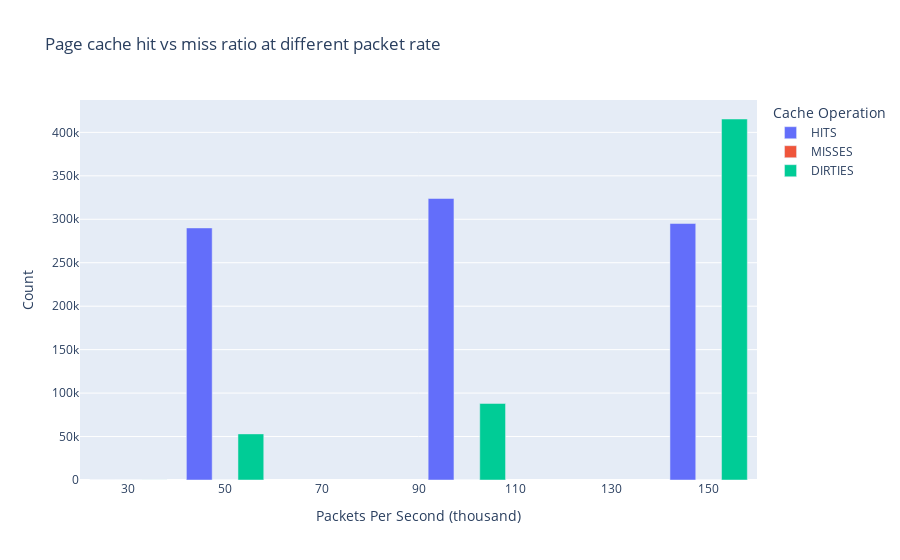

Notebook cell for this chart:
### Code cell
cachestat_df = spark.read.option("basePath", "../ansible/.results").json(
"../ansible/.results/kpps=*/tool=cachestat")
cachestat_fig = px.bar(cachestat_df.toPandas(), x="kpps", y=["HITS", "MISSES", "DIRTIES"], barmode='group',
            title="Page cache hit vs miss ratio at different packet rate",
            labels={
                     "kpps": "Packets Per Second (thousand)",
                     "value": "Count",
                     "variable": "Cache Operation"
                 })
cachestat_fig.update_traces(textfont_size=12, textangle=0, textposition="outside", cliponaxis=False)
cachestat_fig.show()
cachestat_fig.write_image("images/cachestat.jpeg")
with open(html_output_file, 'a') as f:
    f.write(cachestat_fig.to_html(full_html=False, include_plotlyjs='cdn'))

### Figure 1 — Plotly figure (JSON) as saved in the notebook; plotly's stock layout.template omitted (floating-point values rounded to 4 significant figures; data arrays with more than 128 entries replaced by an {"elided": "..."} marker saying what was removed)
{"data": [{"alignmentgroup": "True", "cliponaxis": false, "hovertemplate": "Cache Operation=HITS<br>Packets Per Second (thousand)=%{x}<br>Count=%{y}<extra></extra>", "legendgroup": "HITS", "marker": {"color": "#636efa", "pattern": {"shape": ""}}, "name": "HITS", "offsetgroup": "HITS", "orientation": "v", "showlegend": true, "textangle": 0, "textfont": {"size": 12}, "textposition": "outside", "type": "bar", "x": {"elided": "2457 int values"}, "xaxis": "x", "y": {"elided": "2457 int values"}, "yaxis": "y"}, {"alignmentgroup": "True", "cliponaxis": false, "hovertemplate": "Cache Operation=MISSES<br>Packets Per Second (thousand)=%{x}<br>Count=%{y}<extra></extra>", "legendgroup": "MISSES", "marker": {"color": "#EF553B", "pattern": {"shape": ""}}, "name": "MISSES", "offsetgroup": "MISSES", "orientation": "v", "showlegend": true, "textangle": 0, "textfont": {"size": 12}, "textposition": "outside", "type": "bar", "x": {"elided": "2457 int values"}, "xaxis": "x", "y": {"elided": "2457 int values"}, "yaxis": "y"}, {"alignmentgroup": "True", "cliponaxis": false, "hovertemplate": "Cache Operation=DIRTIES<br>Packets Per Second (thousand)=%{x}<br>Count=%{y}<extra></extra>", "legendgroup": "DIRTIES", "marker": {"color": "#00cc96", "pattern": {"shape": ""}}, "name": "DIRTIES", "offsetgroup": "DIRTIES", "orientation": "v", "showlegend": true, "textangle": 0, "textfont": {"size": 12}, "textposition": "outside", "type": "bar", "x": {"elided": "2457 int values"}, "xaxis": "x", "y": {"elided": "2457 int values"}, "yaxis": "y"}], "layout": {"barmode": "group", "legend": {"title": {"text": "Cache Operation"}, "tracegroupgap": 0}, "title": {"text": "Page cache hit vs miss ratio at different packet rate"}, "xaxis": {"anchor": "y", "domain": [0, 1], "title": {"text": "Packets Per Second (thousand)"}}, "yaxis": {"anchor": "x", "domain": [0, 1], "title": {"text": "Count"}}}}
